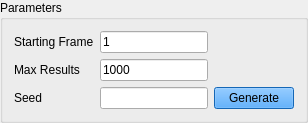
     <widget class="QGroupBox" name="groupBoxParameters">
      <property name="sizePolicy">
       <sizepolicy hsizetype="Preferred" vsizetype="Preferred">
        <horstretch>0</horstretch>
        <verstretch>1</verstretch>
       </sizepolicy>
      </property>
      <property name="maximumSize">
       <size>
        <width>16777215</width>
        <height>16777215</height>
       </size>
      </property>
      <property name="styleSheet">
       <string notr="true"/>
      </property>
      <property name="title">
       <string>Parameters</string>
      </property>
      <layout class="QGridLayout" name="gridLayout_6">
       <item row="0" column="0">
        <widget class="QLabel" name="label_22">
         <property name="text">
          <string>Starting Frame</string>
         </property>
        </widget>
       </item>
       <item row="0" column="1">
        <widget class="QTextBox" name="textBoxStartingFrame">
         <property name="sizePolicy">
          <sizepolicy hsizetype="Preferred" vsizetype="Fixed">
           <horstretch>0</horstretch>
           <verstretch>0</verstretch>
          </sizepolicy>
         </property>
         <property name="text">
          <string notr="true">1</string>
         </property>
         <property name="maxLength">
          <number>20</number>
         </property>
        </widget>
       </item>
       <item row="1" column="0">
        <widget class="QLabel" name="label_13">
         <property name="text">
          <string>Max Results</string>
         </property>
        </widget>
       </item>
       <item row="1" column="1">
        <widget class="QTextBox" name="textBoxMaxFrames">
         <property name="sizePolicy">
          <sizepolicy hsizetype="Preferred" vsizetype="Fixed">
           <horstretch>0</horstretch>
           <verstretch>0</verstretch>
          </sizepolicy>
         </property>
         <property name="text">
          <string notr="true">1000</string>
         </property>
         <property name="maxLength">
          <number>20</number>
         </property>
        </widget>
       </item>
       <item row="2" column="0">
        <widget class="QLabel" name="label_14">
         <property name="text">
          <string>Seed</string>
         </property>
        </widget>
       </item>
       <item row="2" column="1">
        <widget class="QTextBox" name="textBoxSeed">
         <property name="sizePolicy">
          <sizepolicy hsizetype="Preferred" vsizetype="Fixed">
           <horstretch>0</horstretch>
           <verstretch>0</verstretch>
          </sizepolicy>
         </property>
         <property name="maxLength">
          <number>16</number>
         </property>
        </widget>
       </item>
       <item row="2" column="2">
        <widget class="QPushButton" name="pushButtonGenerate32Bit">
         <property name="sizePolicy">
          <sizepolicy hsizetype="Preferred" vsizetype="Fixed">
           <horstretch>0</horstretch>
           <verstretch>0</verstretch>
          </sizepolicy>
         </property>
         <property name="minimumSize">
          <size>
           <width>0</width>
           <height>20</height>
          </size>
         </property>
         <property name="styleSheet">
          <string notr="true">QPushButton {
	background-color: DodgerBlue;
}</string>
         </property>
         <property name="text">
          <string>Generate</string>
         </property>
        </widget>
       </item>
      </layout>
     </widget>
